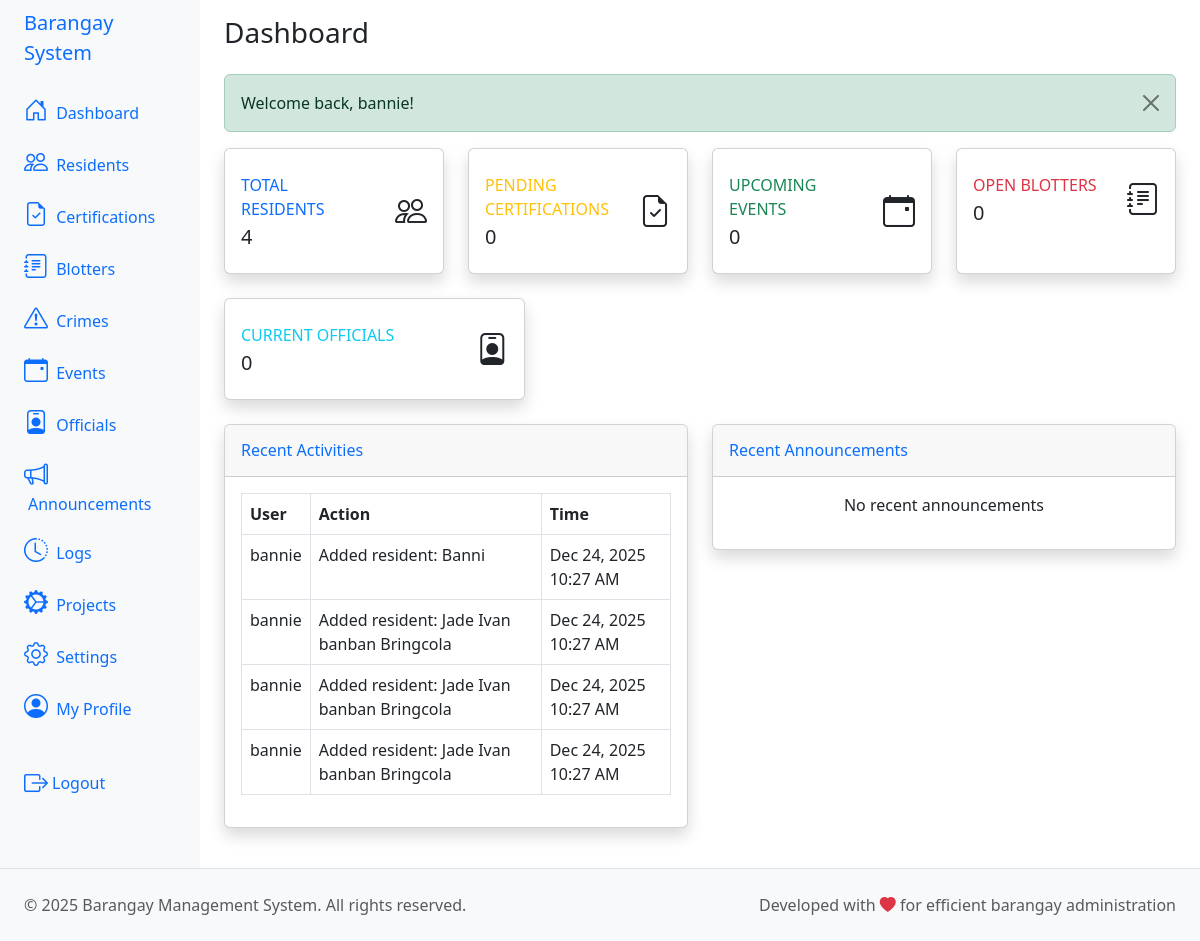
The app's page /index.php?action=dashboard (signed in), older data.
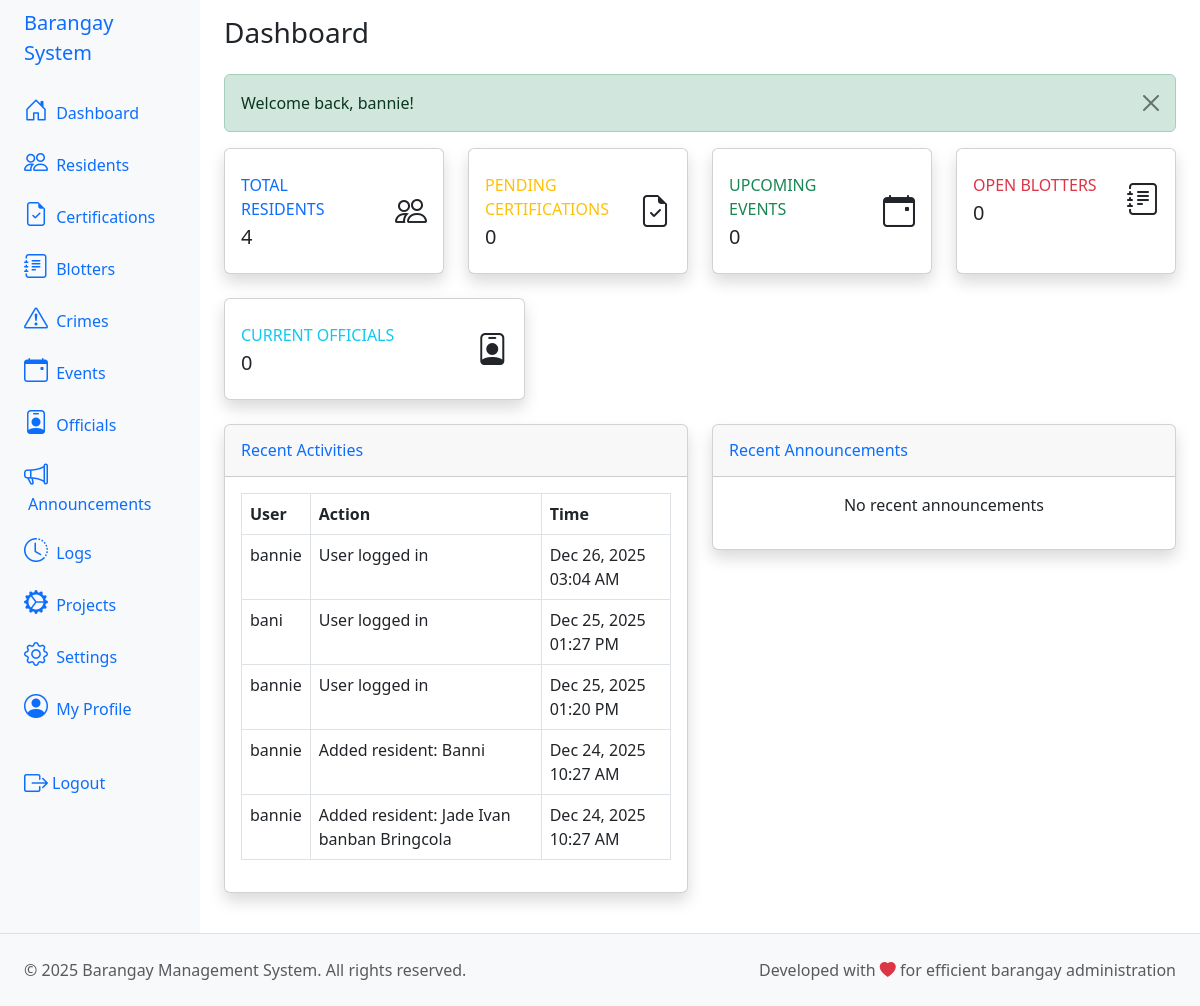
The same page, newer data.
### tables this page shows
CREATE TABLE IF NOT EXISTS `tbl_logs` (
  `id` int NOT NULL AUTO_INCREMENT,
  `user_id` int NOT NULL,
  `action` text NOT NULL,
  `timestamp` timestamp NULL DEFAULT CURRENT_TIMESTAMP,
  PRIMARY KEY (`id`),
  KEY `user_id` (`user_id`),
  CONSTRAINT `tbl_logs_ibfk_1` FOREIGN KEY (`user_id`) REFERENCES `tbl_users` (`id`) ON DELETE CASCADE
);

CREATE TABLE IF NOT EXISTS `tbl_users` (
  `id` int NOT NULL AUTO_INCREMENT,
  `full_name` varchar(255) NOT NULL,
  `email` varchar(255) NOT NULL,
  `password` varchar(255) NOT NULL,
  `role` enum('resident','staff','admin') NOT NULL,
  `created_at` timestamp NULL DEFAULT CURRENT_TIMESTAMP,
  PRIMARY KEY (`id`),
  UNIQUE KEY `email` (`email`)
);

### app/controllers/DashboardController.php (called while the page is built, shortened)
<?php
class DashboardController {
    private $pdo;
    public function __construct($pdo) {
        $this->pdo = $pdo;
    }
    public function index() {
        try {
            $stmt = $this->pdo->prepare("
                SELECT l.*, u.full_name
                FROM tbl_logs l
                JOIN tbl_users u ON l.user_id = u.id
                ORDER BY l.timestamp DESC
                LIMIT 5
            ");
            $stmt->execute();
            $recent_logs = $stmt->fetchAll(PDO::FETCH_ASSOC);
        } catch (PDOException $e) {
            error_log("Dashboard data error: " . $e->getMessage());
            $_SESSION['error'] = "Unable to load dashboard data at this time.";
            $total_residents = 0;
            $pending_certifications = 0;
            $upcoming_events = 0;
            $open_blotters = 0;
            $total_officials = 0;
            $recent_logs = [];
            $recent_announcements = [];
        }
        require_once '../app/views/dashboard.php';
    }
}

### app/views/dashboard.php (the view, shortened to what the rows shown need)
<?php
include 'header.php';
?>
<div class="container-fluid">
    <h1 class="h3 mb-4 text-gray-800">Dashboard</h1>
    <div class="row">
        <div class="col-lg-6 mb-4">
            <div class="card shadow">
                <div class="card-body">
                    <div class="table-responsive">
                        <table class="table table-bordered">
                            <thead>
                                <tr>
                                    <th>User</th>
                                    <th>Action</th>
                                    <th>Time</th>
                                </tr>
                            </thead>
                            <tbody>
                                <?php if (!empty($recent_logs)): ?>
                                    <?php foreach ($recent_logs as $log): ?>
                                        <tr>
                                            <td><?php echo htmlspecialchars($log['full_name']); ?></td>
                                            <td><?php echo htmlspecialchars($log['action']); ?></td>
                                            <td><?php echo date('M d, Y h:i A', strtotime($log['timestamp'])); ?></td>
                                        </tr>
                                    <?php endforeach; ?>
                                <?php else: ?>
                                    <tr>
                                        <td colspan="3" class="text-center">No recent activities</td>
                                    </tr>
                                <?php endif; ?>
                            </tbody>
                        </table>
                    </div>
                </div>
            </div>
        </div>
    </div>
</div>
<?php include 'footer.php'; ?>

Row changes from the older to the newer data that the page shows:
no longer on this page (row unchanged): tbl_logs: user.full_name "bannie", action "Added resident: Jade Ivan banban Bringcola", timestamp "Dec 24, 2025 10:27 AM"
no longer on this page (row unchanged): tbl_logs: user.full_name "bannie", action "Added resident: Jade Ivan banban Bringcola", timestamp "Dec 24, 2025 10:27 AM"
added tbl_logs: user.full_name "bannie", action "User logged in", timestamp "Dec 26, 2025 03:04 AM"
added tbl_logs: user.full_name "bani", action "User logged in", timestamp "Dec 25, 2025 01:27 PM"
added tbl_logs: user.full_name "bannie", action "User logged in", timestamp "Dec 25, 2025 01:20 PM"
